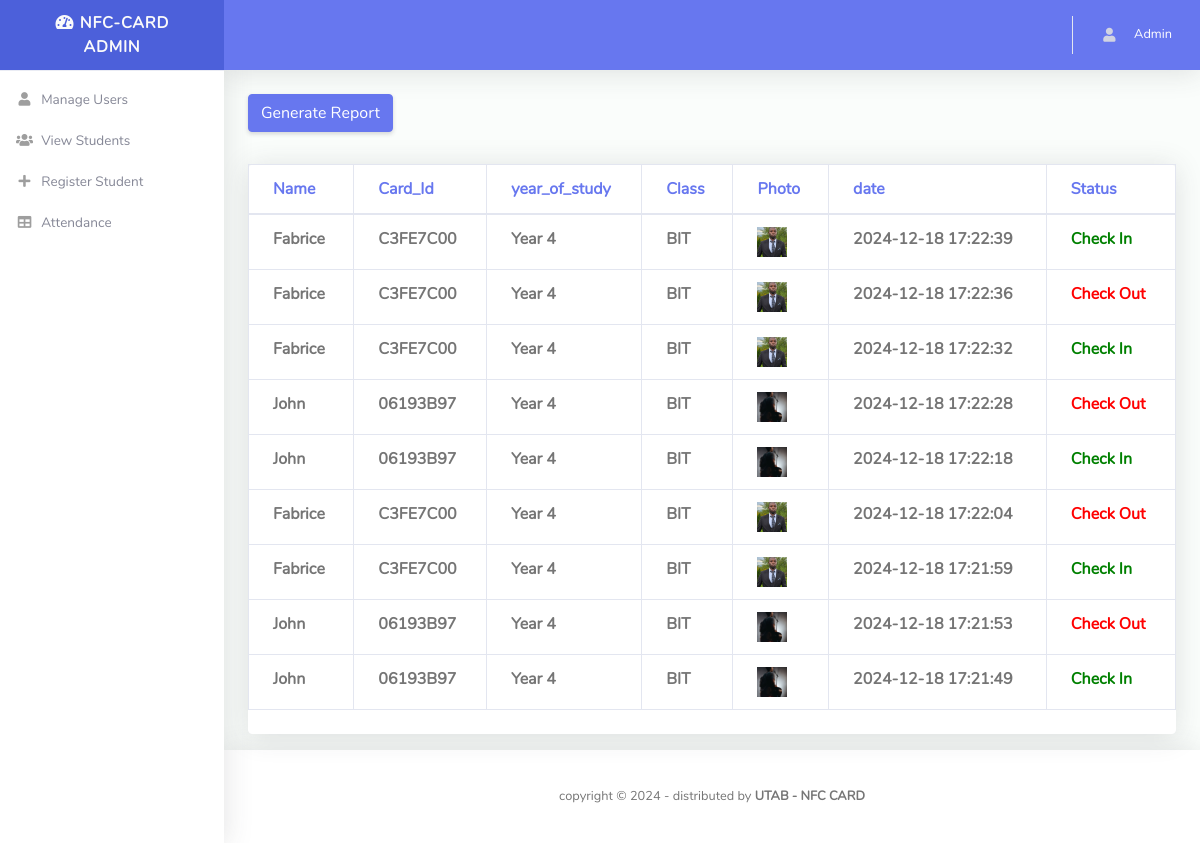
/admin/attendance.php (signed in), run on the app's committed database.
### tables this page shows
CREATE TABLE `users` (
  `id` int(11) NOT NULL,
  `name` varchar(50) NOT NULL,
  `email` varchar(50) NOT NULL,
  `password` int(50) NOT NULL,
  `type` int(11) NOT NULL DEFAULT 0
);

CREATE TABLE `report` (
  `id` int(11) NOT NULL,
  `sid` varchar(100) NOT NULL,
  `datetime` datetime NOT NULL DEFAULT current_timestamp(),
  `status` varchar(50) NOT NULL
);

CREATE TABLE `table_the_iot_projects` (
  `name` varchar(100) NOT NULL,
  `id` varchar(100) NOT NULL,
  `year_of_study` varchar(100) NOT NULL,
  `class` varchar(100) NOT NULL,
  `photo` varchar(50) NOT NULL
);

### admin/attendance.php (the view, shortened to what this page needs)
<?php
require 'dbconn.php';
$userid = $_SESSION["email"];
if(isset($_SESSION["email"])) {
  $sql = "SELECT * FROM users WHERE email = ?";
  $query = $conn->prepare($sql);
  $query->execute(array($userid));
  $results = $query->fetchAll(PDO::FETCH_OBJ);
  if ($query->rowCount() > 0) {
    foreach ($results as $result) {
      $result->name;
    }
  }
}
$sql_all_users = "SELECT t.name, t.year_of_study, t.class, t.photo, r.datetime, r.sid, r.id
                  FROM report r
                  JOIN table_the_iot_projects t ON t.id = r.sid
                  ORDER BY r.datetime DESC";
$query_all = $conn->prepare($sql_all_users);
$query_all->execute();
$all_users = $query_all->fetchAll(PDO::FETCH_ASSOC);
?>
<!DOCTYPE html>
<html lang="en">
<head>
  <link href="vendor/fontawesome-free/css/all.min.css" rel="stylesheet" type="text/css">
  <link href="vendor/bootstrap/css/bootstrap.min.css" rel="stylesheet" type="text/css">
  <link href="css/ruang-admin.min.css" rel="stylesheet">
</head>
<body id="page-top">
  <div id="wrapper">
    <?php
    include('components/sidebar.php');
    ?>
    <div id="content-wrapper" class="d-flex flex-column">
      <div id="content">
        <?php
        include('components/topbar.php');
        ?>
        <div class="container-fluid" id="container-wrapper">
        <div class="row mb-3">
              <div class="col-xl-12 col-lg-5">
                <a href="generate_report.php" class="btn btn-primary mb-3">Generate Report</a>
              </div>
          </div>
          <div class="row mb-3">
            <div class="col-xl-12 col-lg-5">
              <div class="card">
                <div class="table-responsive">
                  <table class="table align-items-center table-bordered">
                    <thead class="text-primary">
                      <tr>
                        <th>Name</th>
                        <th>Card_Id</th>
                        <th>year_of_study</th>
                        <th>Class</th>
                        <th>Photo</th>
                        <th>date</th>
                        <th>Status</th>
                      </tr>
                    </thead>
                    <tbody>
                      <?php if (!empty($all_users)) : ?>
                        <?php foreach ($all_users as $row) : ?>
                          <tr>
                            <td><b><?php echo htmlspecialchars($row['name']); ?></b></td>
                            <td><b><?php echo htmlspecialchars($row['sid']); ?></b></td>
                            <td><b><?php echo htmlspecialchars($row['year_of_study']); ?></b></td>
                            <td><b><?php echo htmlspecialchars($row['class']); ?></b></td>
                            <td>
                              <?php if (!empty($row['photo'])) : ?>
                                <img src="uploads/<?php echo htmlspecialchars($row['photo']); ?>" alt="User Photo" style="width: 30px; height: 30px; object-fit: cover;">
                              <?php else : ?>
                                <span>No Photo</span>
                              <?php endif; ?>
                            </td>
                            <td><b><?php echo htmlspecialchars($row['datetime']); ?></b></td>
                            <td>
                              <b class="<?php echo ($row['id'] % 2 == 0) ? 'check-out' : 'check-in'; ?>">
                                <?php echo htmlspecialchars(($row['id'] % 2 == 0) ? 'Check Out' : 'Check In'); ?>
                              </b>
                            </td>
                          </tr>
                        <?php endforeach; ?>
                      <?php else : ?>
                        <tr>
                          <td colspan="7">No data available.</td>
                        </tr>
                      <?php endif; ?>
                    </tbody>
                  </table>
                </div>
                <div class="card-footer"></div>
              </div>
            </div>
          </div>
        </div>
      </div>
      <?php
      include('components/footer.php');
      ?>
    </div>
  </div>
</body>
</html>

### admin/components/topbar.php (shortened to what this page needs)
<nav class="navbar navbar-expand navbar-light bg-navbar topbar mb-4 static-top">
          <ul class="navbar-nav ml-auto">
            <li class="nav-item dropdown no-arrow">
              <a class="nav-link dropdown-toggle" href="#" id="userDropdown" role="button" data-toggle="dropdown"
                aria-haspopup="true" aria-expanded="false">
                <i class="fas fa-user fa-sm fa-fw mr-2 text-gray-400"></i>
                <span class="ml-2 d-none d-lg-inline text-white small"><?php echo $result->name; ?> </span>
              </a>
            </li>
          </ul>
        </nav>

### admin/attendance.php (style rules this page uses)
.check-in { color: green; }
.check-out { color: red; }

### data on the page
users: name "Admin"
report: sid.name "Fabrice", sid "C3FE7C00", sid.year_of_study "Year 4", sid.class "BIT", sid.photo (picture), datetime "2024-12-18 17:22:39", id "Check In"
report: sid.name "Fabrice", sid "C3FE7C00", sid.year_of_study "Year 4", sid.class "BIT", sid.photo (picture), datetime "2024-12-18 17:22:36", id "Check Out"
report: sid.name "Fabrice", sid "C3FE7C00", sid.year_of_study "Year 4", sid.class "BIT", sid.photo (picture), datetime "2024-12-18 17:22:32", id "Check In"
report: sid.name "John", sid "06193B97", sid.year_of_study "Year 4", sid.class "BIT", sid.photo (picture), datetime "2024-12-18 17:22:28", id "Check Out"
report: sid.name "John", sid "06193B97", sid.year_of_study "Year 4", sid.class "BIT", sid.photo (picture), datetime "2024-12-18 17:22:18", id "Check In"
report: sid.name "Fabrice", sid "C3FE7C00", sid.year_of_study "Year 4", sid.class "BIT", sid.photo (picture), datetime "2024-12-18 17:22:04", id "Check Out"
report: sid.name "Fabrice", sid "C3FE7C00", sid.year_of_study "Year 4", sid.class "BIT", sid.photo (picture), datetime "2024-12-18 17:21:59", id "Check In"
report: sid.name "John", sid "06193B97", sid.year_of_study "Year 4", sid.class "BIT", sid.photo (picture), datetime "2024-12-18 17:21:53", id "Check Out"
report: sid.name "John", sid "06193B97", sid.year_of_study "Year 4", sid.class "BIT", sid.photo (picture), datetime "2024-12-18 17:21:49", id "Check In"
